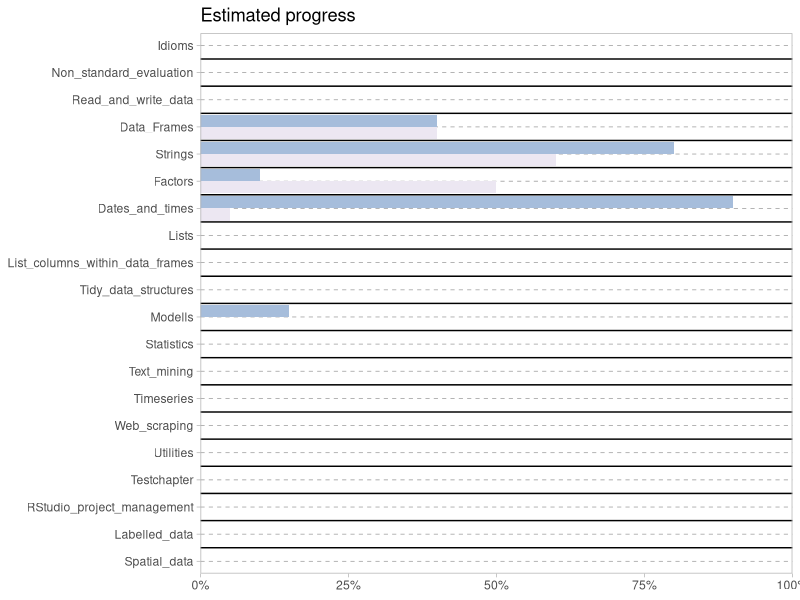

Write the R code that produced this figure.
## ---- chunk 1
chapters <- c(
  "01-Idioms",                         
  "02-Non_standard_evaluation",        
  "03-Read_and_write_data",            
  "04-Data_Frames",                    
  "05-Strings",
  "06-Factors",
  "07-Dates_and_times",
  "08-Lists",                          
  "09-List_columns_within_data_frames",
  "10-Tidy_data_structures",           
  "11-Modells",                        
  "12-Statistics",                     
  "13-Text_mining",                    
  "14-Timeseries",                     
  "15-Web_scraping",                   
  "16-Utilities",
  "17-Testchapter",
  "18-RStudio_project_management",
  "19-Labelled_data",
  "20-Spatial_data")
#   ____________________________________________________________________________
#   define data frame
df <- data.frame(chapters = chapters, base = 0, tdvs = 0,
                 stringsAsFactors = FALSE)
df <- tidyr::gather(df, key = type, value = percentage, base, tdvs)
#   ____________________________________________________________________________
#   write replacement function as a shortcut to supply percentage values
`df_set<-` <- function(x, chapter, type, value) {
  x[x[, "chapters"] == chapter & df[, "type"] == type, "percentage"] <- value
  x
}

df_set(df, "04-Data_Frames", "tdvs") <- 0.4
df_set(df, "04-Data_Frames", "base") <- 0.4
df_set(df, "05-Strings", "tdvs") <- 0.80
df_set(df, "05-Strings", "base") <- 0.60
df_set(df, "06-Factors", "tdvs") <- 0.10
df_set(df, "06-Factors", "base") <- 0.50
df_set(df, "07-Dates_and_times", "tdvs") <- 0.90
df_set(df, "07-Dates_and_times", "base") <- 0.05
df_set(df, "11-Modells", "tdvs") <- 0.15
df_set(df, "11-Modells", "base") <- 0.0
df_set(df, "20_Spatial_data", "tdvs") <- 0.4
df_set(df, "20_spatial_data", "base") <- 0.0
#   ____________________________________________________________________________
#   plot the progress
library(dplyr)
library(ggplot2)

df <- tidyr::separate(df, chapters, c("nr", "chapter"), sep = "-", convert = TRUE)

p1 <- ggplot(df) +
  geom_bar(aes(x = reorder(chapter, -nr), y = percentage, fill = type), 
           stat = "identity",
           position = position_dodge()) +
  coord_flip() + scale_fill_brewer(palette = 9) +
  theme_light() + 
  scale_y_continuous(expand = c(0,0), limits = c(0, 1.00), labels = scales::percent) +
  scale_x_discrete(expand = c(0,0)) +
  theme(panel.grid.major.x = element_blank(),
        panel.grid.minor.x = element_blank(),
        panel.grid.major.y = element_line(color='grey60', linetype='dashed'),
        legend.position = "none"
  ) + 
  geom_vline(xintercept = seq_along(chapters) - 0.5) + 
  xlab(NULL) +
  ylab(NULL) +
  ggtitle("Estimated progress") 


p1
## ---- chunk 2
# automatically create a bib database for R packages
knitr::write_bib(c(
  .packages(), 'bookdown', 'knitr', 'rmarkdown'
), 'packages.bib')
